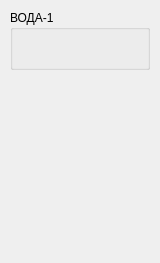
  <widget class="QWidget" name="dgroup_2" native="true">
   <property name="geometry">
    <rect>
     <x>607</x>
     <y>230</y>
     <width>160</width>
     <height>263</height>
    </rect>
   </property>
   <widget class="pyAnimation" name="dwater_1">
    <property name="geometry">
     <rect>
      <x>20</x>
      <y>1</y>
      <width>115</width>
      <height>174</height>
     </rect>
    </property>
    <property name="contextMenuPolicy">
     <enum>Qt::CustomContextMenu</enum>
    </property>
    <property name="source">
     <url>
      <string>qrc:/concrete/water-dosator.mng</string>
     </url>
    </property>
    <property name="bounce">
     <bool>true</bool>
    </property>
    <widget class="QPushButton" name="open_12">
     <property name="geometry">
      <rect>
       <x>42</x>
       <y>80</y>
       <width>32</width>
       <height>32</height>
      </rect>
     </property>
     <property name="cursor">
      <cursorShape>PointingHandCursor</cursorShape>
     </property>
     <property name="text">
      <string/>
     </property>
     <property name="checkable">
      <bool>true</bool>
     </property>
     <property name="flat">
      <bool>true</bool>
     </property>
     <property name="style" stdset="0">
      <string>open</string>
     </property>
    </widget>
   </widget>
   <widget class="pyAnimation" name="pyanimation_3">
    <property name="geometry">
     <rect>
      <x>63</x>
      <y>170</y>
      <width>32</width>
      <height>95</height>
     </rect>
    </property>
    <property name="running">
     <bool>true</bool>
    </property>
    <property name="source">
     <url>
      <string>qrc:/concrete/water-rain.mng</string>
     </url>
    </property>
    <property name="ceaseless">
     <bool>true</bool>
    </property>
    <property name="rewind">
     <bool>false</bool>
    </property>
   </widget>
   <widget class="DosatorPanel" name="dosatorpanel_2">
    <property name="geometry">
     <rect>
      <x>10</x>
      <y>10</y>
      <width>140</width>
      <height>60</height>
     </rect>
    </property>
    <property name="title">
     <string>ВОДА-1</string>
    </property>
   </widget>
   <widget class="QPushButton" name="helper_8">
    <property name="geometry">
     <rect>
      <x>51</x>
      <y>184</y>
      <width>54</width>
      <height>50</height>
     </rect>
    </property>
    <property name="cursor">
     <cursorShape>PointingHandCursor</cursorShape>
    </property>
    <property name="text">
     <string/>
    </property>
    <property name="icon">
     <iconset resource="../../../../external/concretetheme/concrete.qrc">
      <normaloff>:/concrete/attention.png</normaloff>:/concrete/attention.png</iconset>
    </property>
    <property name="iconSize">
     <size>
      <width>48</width>
      <height>48</height>
     </size>
    </property>
    <property name="flat">
     <bool>true</bool>
    </property>
    <property name="style" stdset="0">
     <string/>
    </property>
   </widget>
  </widget>
